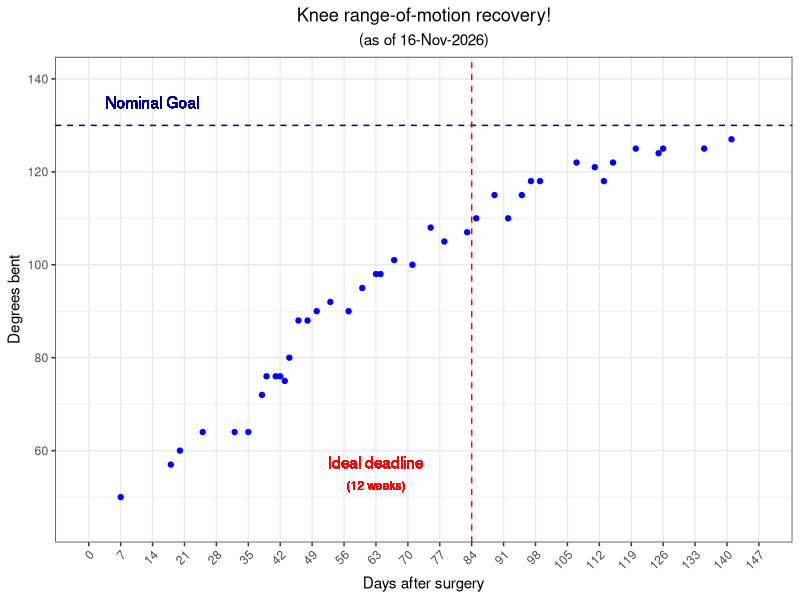
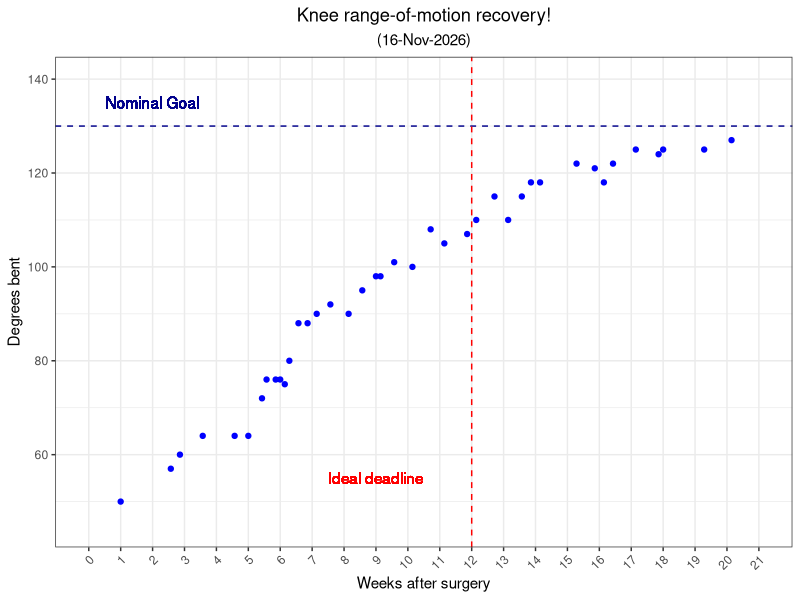
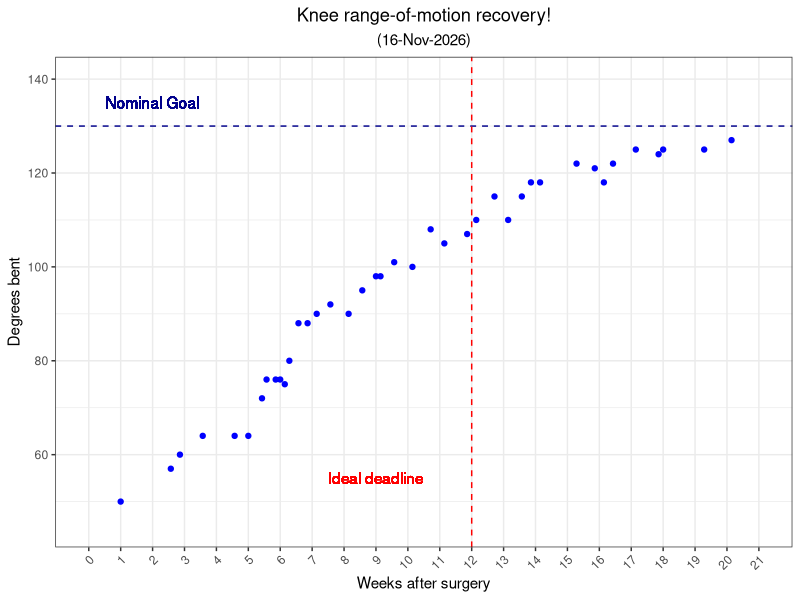

These figures' R source, in order:
library(tidyverse)

df <- read.table("knee-range-of-motion.tsv", sep = "\t", header = TRUE)

curr_date <- format(Sys.time(), "%d-%b-%Y")

## plotting with days on X axis
max_day_for_plot <- ceiling(df[2] %>% max() / 7) * 7

plot_days <- ggplot(df, aes(x = Days.after.surgery, y = Degrees.bent)) + geom_point(color = "blue") +
    labs(y = "Degrees bent", x = "Days after surgery", title = "Knee range-of-motion recovery!",
         subtitle = paste0("(as of ", curr_date, ")")) +
    ylim(45,140) +
    scale_x_continuous(breaks=seq(0,max_day_for_plot,7), limits = c(0,max_day_for_plot), minor_breaks = NULL) +
    geom_hline(yintercept = 130, linetype = "dashed", color = "darkblue") +
    geom_text(x = 14, y = 135, label = "Nominal Goal", color = "darkblue") +
    geom_vline(xintercept = 84, linetype = "dashed", color = "red") +
    geom_text(x = 63, y = 57.5, label = "Ideal deadline", color = "red") +
    geom_text(x = 63, y = 52.5, label = "(12 weeks)", color = "red", size = 3) +
    theme_bw() +
    theme(plot.title = element_text(hjust = 0.5), plot.subtitle = element_text(hjust = 0.5)) +
    theme(axis.text.x = element_text(angle = 45, hjust = 1, vjust = 1))


## plotting with weeks on X axis
num_total_weeks <- ceiling(df[2] %>% max() / 7)

plot_weeks <- ggplot(df, aes(x = Days.after.surgery / 7, y = Degrees.bent)) + geom_point(color = "blue") +
    labs(y = "Degrees bent", x = "Weeks after surgery", title = "Knee range-of-motion recovery!",
         subtitle = paste0("(", curr_date, ")")) +
    ylim(45,140) +
    scale_x_continuous(breaks=seq(0, num_total_weeks, 1), limits = c(0, num_total_weeks), minor_breaks = NULL) +
    geom_hline(yintercept = 130, linetype = "dashed", color = "darkblue") +
    geom_text(x = 2, y = 135, label = "Nominal Goal", color = "darkblue") +
    geom_vline(xintercept = 12, linetype = "dashed", color = "red") +
    geom_text(x = 9, y = 55, label = "Ideal deadline", color = "red") +
    theme_bw() +
    theme(plot.title = element_text(hjust = 0.5), plot.subtitle = element_text(hjust = 0.5)) +
    theme(axis.text.x = element_text(angle = 45, hjust = 1, vjust = 1))

# writing out pdfs
pdf(paste0(curr_date, "-knee-ROM-progress-days.pdf"), width = 5, height = 4)
plot_days
dev.off()

pdf(paste0(curr_date, "-knee-ROM-progress-weeks.pdf"), width = 5, height = 4)
plot_weeks
dev.off()

# writing out latest as png for github readme
png(paste0("latest-knee-ROM-progress-weeks-plot.png"), units = "in", res = 144, width = 5, height = 4)
plot_weeks
dev.off()
